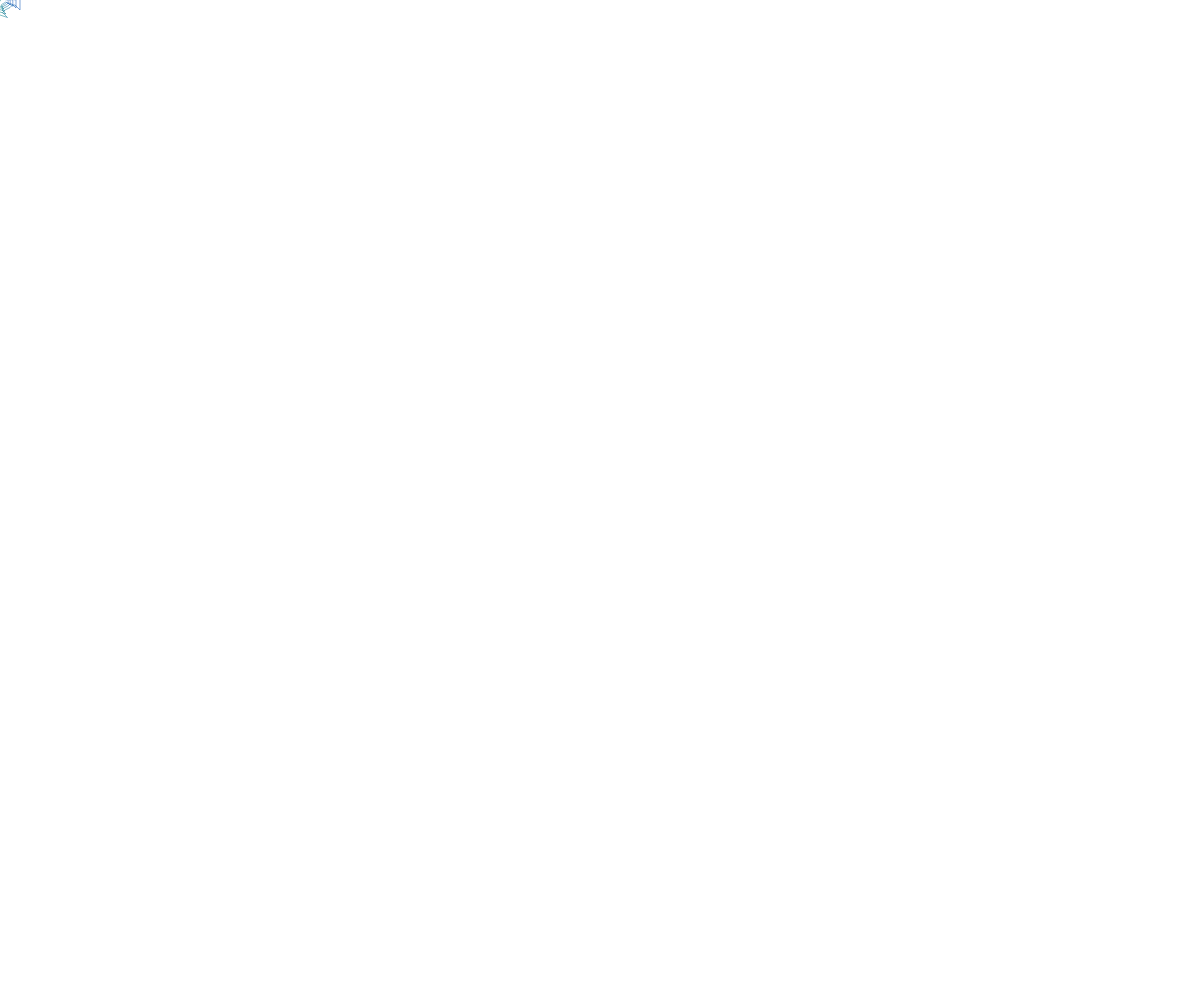
Frame 1 (no input)
Frame 60 (no input): identical to frame 1, image omitted
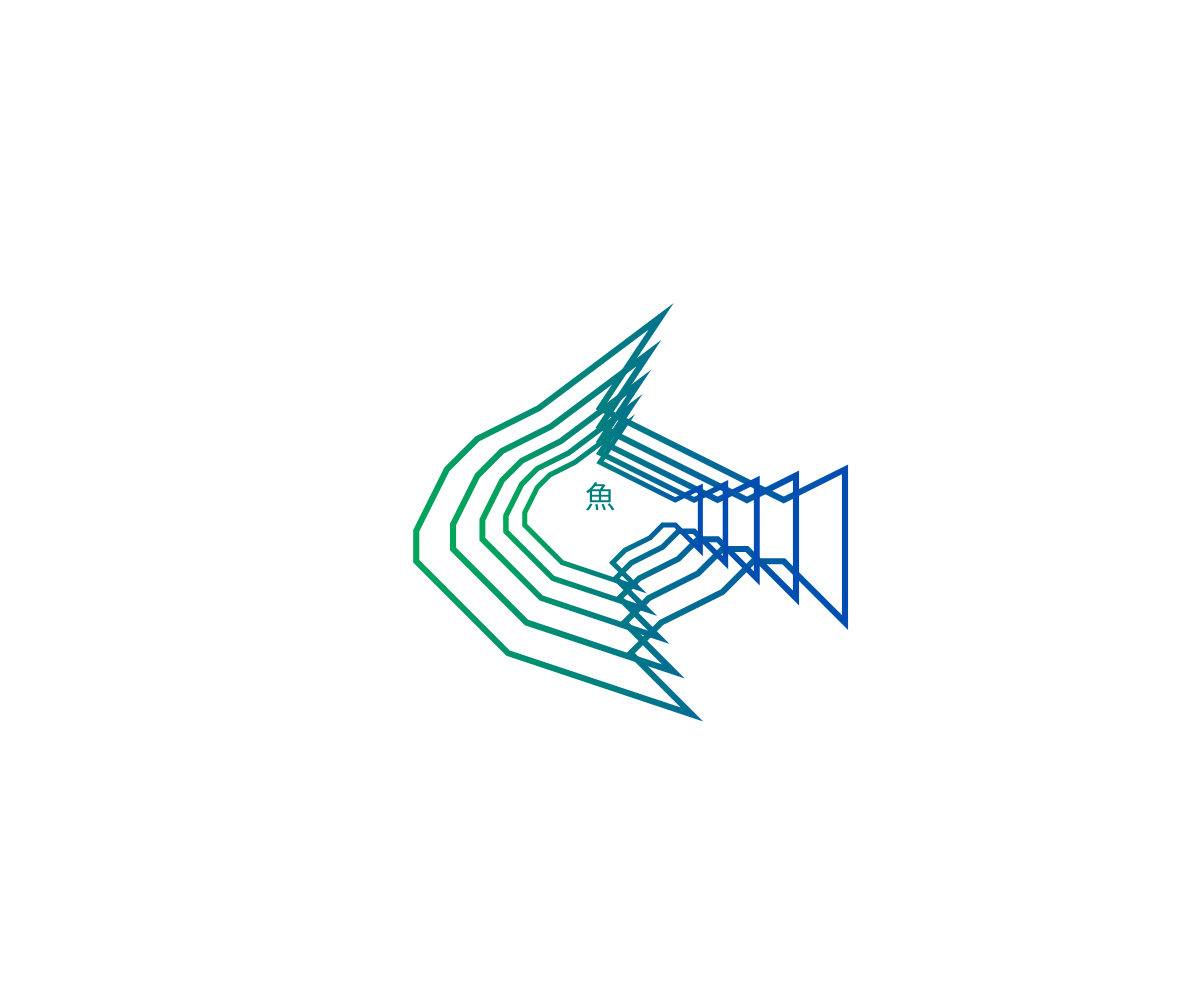
Frame 120 (the mouse pressed at the canvas centre since frame 60)

The p5.js sketch that drew these frames (run headless with seeded random() and noise() and a simulated clock; from frame 60 on, the mouse is pressed at the canvas centre):

// p5.js sketch
// ── sketch.js
let points = [[-3, 5], [3, 7], [1, 5], [2, 4], [4, 3], [5, 2], [6, 2], [8, 4], [8, -1], [6, 0], [0, -3], [2, -6], [-2, -3], [-4, -2], [-5, -1], [-6, 1], [-6, 2]];


function setup() {
  createCanvas(windowWidth, windowHeight);

  for (let x = 0; x < points.length; x++) {
    for (let y = 0; y < points[x].length; y++) {
      points[x][y] = points[x][y] * 10;
    }
  }
}

function draw() {
 
  background(255);

  let centerX = mouseX;
  let centerY = mouseY;
  translate(centerX, centerY);

  let fishx = map(mouseX, 0, width, 0.5, 3);
  let fishy = map(mouseY, 0, height, 0.5, 3);
  scale(fishx);
  scale(fishy);

  push();
  noFill();
  for (let i = 0; i < 5; i++) {

    if (i < 5) {
      let gradient = drawingContext.createLinearGradient(-200, 0, 200, 0);
      gradient.addColorStop(0, color(0, 255, 0));
      gradient.addColorStop(1, color(0, 0 ,255 ));
      drawingContext.strokeStyle = gradient;
    } 

    strokeWeight(2+i*0.5);

    beginShape();
    for (let j = 0; j < points.length; j++) {
      vertex(points[j][0], points[j][1]);
    }
    endShape(CLOSE);
    scale(0.8);
  }
  pop();

  textSize(10);
  textAlign(CENTER, CENTER);
  fill(0, 125, 125)
  text("魚", 0, 0);


}
